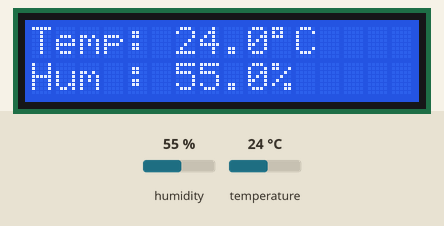
A sketch run on a simulated Arduino Uno, built for the host (arithmetic inside an expression is 32-bit, double 64-bit). Parts: 16×2 character LCD. The inputs (shaded band) are chosen by the test bench; at power-on: humidity 55 %, temperature 24 °C.

Above: at 3.2 s.
3.3 s: humidity set to 22 %
At 5.3 s:
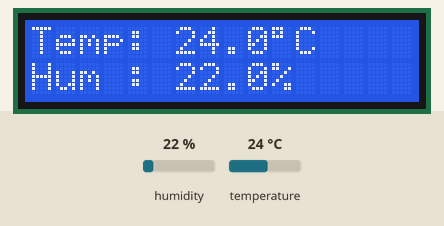
6.0 s: temperature set to 12 °C
At 6.9 s:
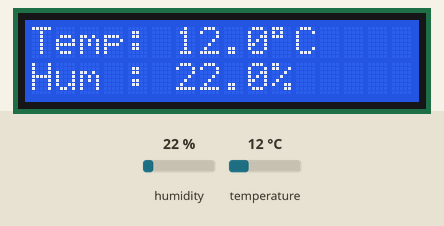
8.7 s: humidity set to 40 %
At 11.1 s:
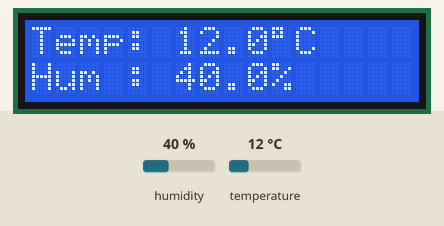
11.7 s: temperature set to 19 °C
At 12.7 s:
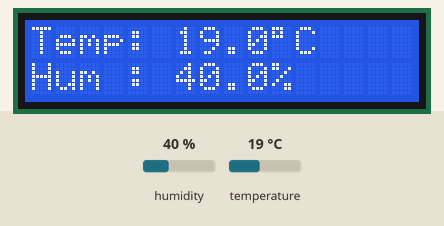
Timing chart, 0 to 14.7 s (numbered marks = the images above; inputs shaded):
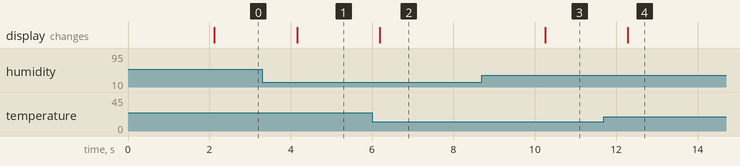

The sketch:

wokwi-stm32-blue-pill.ino
```cpp
#include <Wire.h>
#include <LiquidCrystal_I2C.h>
#include <DHT.h>

// -------- DHT Sensor --------
#define DHT_PIN PA0
#define DHT_TYPE DHT22

DHT dht(DHT_PIN, DHT_TYPE);

// -------- LCD --------
LiquidCrystal_I2C lcd(0x27, 16, 2);

void setup()
{
  // Start DHT sensor
  dht.begin();

  // Start I2C
  Wire.begin();

  // Start LCD
  lcd.init();
  lcd.backlight();

  // Initial message
  lcd.setCursor(0, 0);
  lcd.print("Temp & Humidity");

  lcd.setCursor(0, 1);
  lcd.print("Starting...");

  delay(2000);

  lcd.clear();
}

void loop()
{
  // Read temperature
  float temperature = dht.readTemperature();

  // Read humidity
  float humidity = dht.readHumidity();

  // Check if readings are valid
  if (isnan(temperature) || isnan(humidity))
  {
    lcd.clear();

    lcd.setCursor(0, 0);
    lcd.print("Sensor Error!");

    delay(2000);
    return;
  }

  // Display temperature
  lcd.setCursor(0, 0);
  lcd.print("Temp: ");
  lcd.print(temperature, 1);
  lcd.print((char)223);
  lcd.print("C   ");

  // Display humidity
  lcd.setCursor(0, 1);
  lcd.print("Hum : ");
  lcd.print(humidity, 1);
  lcd.print("%   ");

  delay(2000);
}
```

Measured:
- after the input at 3.3 s, the display: changes after 0.86 s (image 1)
- after the input at 6.0 s, the display: changes after 0.19 s (image 2)
- after the input at 8.7 s, the display: changes after 1.6 s (image 3)
- after the input at 11.7 s, the display: changes after 0.59 s (image 4)
